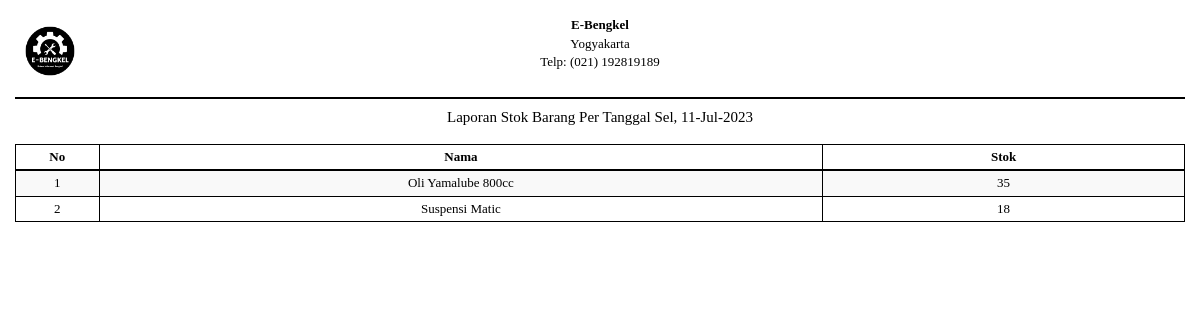
Screenshot of /barang_stok.php (signed in) with the database file from the repository.
### tables this page shows
CREATE TABLE `barangjasa` (
  `id_brg` int(11) NOT NULL,
  `nama` varchar(100) NOT NULL,
  `jenis` varchar(20) NOT NULL,
  `stok` varchar(10) NOT NULL,
  `harga` varchar(20) NOT NULL,
  `keterangan` text NOT NULL,
  `id_adm` int(11) NOT NULL
);

### dist/config/library.php (called while the page is built, shortened)
<?php
function IndonesiaTgl($tanggal){
	$tgl=substr($tanggal,8,2);
	$bln=substr($tanggal,5,2);
	$thn=substr($tanggal,0,4);
	$tanggal="$tgl-$bln-$thn";
	return $tanggal;
}
?>

### dist/function/format_tanggal.php (called while the page is built, shortened)
<?php
	function format_tanggal($tgl) {
		$blns = array("", "Jan", "Feb", "Mar", "Apr", "Mei", "Jun", "Jul", "Ags", "Sep", "Okt", "Nov", "Des");
		$hrs = array("Min", "Sen", "Sel", "Rab", "Kam", "Jum", "Sab");
		$tgls = getdate(strtotime($tgl));
		$hr = (strlen($tgls['mday']) == 1 ? "0". $tgls['mday'] : $tgls['mday']);
		$tanggal = $hrs[$tgls['wday']] .", ". $hr ."-". $blns[$tgls['mon']] ."-". $tgls['year'];
		return $tanggal;
	}
?>

### barang_stok.php (the view, shortened to what this page needs)
<?php
	include("sess_check.php");
	include("dist/function/format_tanggal.php");
	$tanggal 	 = date('Y-m-d');
?>
<!DOCTYPE html>
<html lang="en">
<head>
	<link href="libs/bootstrap/dist/css/bootstrap.min.css" rel="stylesheet">
	<link href="dist/css/offline-font.css" rel="stylesheet">
	<link href="dist/css/custom-report.css" rel="stylesheet">
	<link href="libs/font-awesome/css/font-awesome.min.css" rel="stylesheet" type="text/css">
</head>
<body>
	<section id="header-kop">
		<div class="container-fluid">
			<table class="table table-borderless">
				<tbody>
					<tr>
						<td class="text-left" width="20%">
							<img src="img/logo.png" alt="logo-dkm" width="70" />
						</td>
						<td class="text-center" width="60%">
						<b>E-Bengkel</b> <br>
						Yogyakarta<br>
						Telp: (021) 192819189<br>
						<td class="text-right" width="20%">
						</td>
					</tr>
				</tbody>
			</table>
			<hr class="line-top" />
		</div>
	</section>
	<section id="body-of-report">
		<div class="container-fluid">
			<h5 class="text-center">Laporan Stok Barang Per Tanggal <?php echo format_tanggal($tanggal);?></h5>
			<br />
								<table class="table table-striped table-bordered table-hover" id="tabel-data">
									<thead>
										<tr>
											<th width="1%">No</th>
											<th width="10%">Nama</th>
											<th width="5%">Stok</th>
										</tr>
									</thead>
									<tbody>
										<?php
											$i = 1;
											$sql = "SELECT * FROM barangjasa WHERE jenis='barang' ORDER BY nama ASC";
											$ress = mysqli_query($conn, $sql);
											while($data = mysqli_fetch_array($ress)) {
												echo '<tr>';
												echo '<td class="text-center">'. $i .'</td>';
												echo '<td class="text-center">'. $data['nama'] .'</td>';
												echo '<td class="text-center">'. $data['stok'] .'</td>';
												echo '</tr>';
												$i++;
											}
										?>
									</tbody>
								</table>
			<br />
		</div>
	</section>
</body>
</html>

### rows the page displays
barangjasa: nama "Oli Yamalube 800cc", stok "35"
barangjasa: nama "Suspensi Matic", stok "18"
